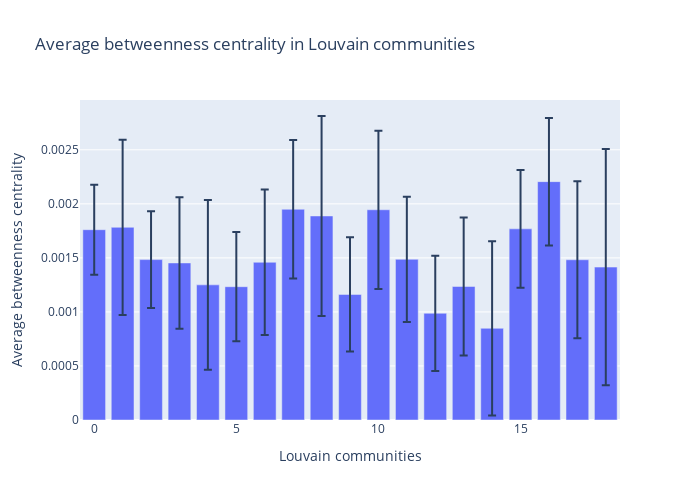

This figure's notebook cell:
### Code cell
louvain_centralities = centralities.drop('freebase_actorID',axis=1)\
                                   .melt(id_vars='louvain',
                                         value_vars=['betweenness_centrality', 'katz_centrality', 'closeness_centrality'],
                                         value_name='value',
                                         var_name='centrality')\
                                   .groupby(['louvain','centrality'], as_index=False)\
                                   .agg(avg=('value','mean'), ci=('value',lambda x : 1.96*stats.sem(x)))

fig = px.bar(louvain_centralities.query("centrality=='betweenness_centrality'"),
             x='louvain', 
             y='avg', 
             error_y='ci', 
             labels={'louvain': 'Louvain communities', 'avg': 'Average centrality'},
             title='Average betweenness centrality in Louvain communities')

fig.update_layout(xaxis_title='Louvain communities', yaxis_title='Average betweenness centrality', height=500, width=700)

fig.show()

### Figure 1 — Plotly figure (JSON) as saved in the notebook; plotly's stock layout.template omitted (floating-point values rounded to 4 significant figures)
{"data": [{"alignmentgroup": "True", "error_y": {"array": [0.000416, 0.0008105, 0.0004479, 0.0006089, 0.0007852, 0.0005056, 0.0006725, 0.0006402, 0.0009249, 0.0005285, 0.000732, 0.0005791, 0.0005334, 0.0006377, 0.0008065, 0.0005449, 0.0005898, 0.0007265, 0.001093]}, "hovertemplate": "Louvain communities=%{x}<br>Average centrality=%{y}<extra></extra>", "legendgroup": "", "marker": {"color": "#636efa", "pattern": {"shape": ""}}, "name": "", "offsetgroup": "", "orientation": "v", "showlegend": false, "textposition": "auto", "type": "bar", "x": [0, 1, 2, 3, 4, 5, 6, 7, 8, 9, 10, 11, 12, 13, 14, 15, 16, 17, 18], "xaxis": "x", "y": [0.001761, 0.001783, 0.001484, 0.001453, 0.00125, 0.001233, 0.001459, 0.00195, 0.001888, 0.001162, 0.001945, 0.001487, 0.0009873, 0.001235, 0.0008485, 0.001769, 0.002205, 0.001482, 0.001415], "yaxis": "y"}], "layout": {"barmode": "relative", "height": 500, "legend": {"tracegroupgap": 0}, "title": {"text": "Average betweenness centrality in Louvain communities"}, "width": 700, "xaxis": {"anchor": "y", "domain": [0, 1], "title": {"text": "Louvain communities"}}, "yaxis": {"anchor": "x", "domain": [0, 1], "title": {"text": "Average betweenness centrality"}}}}
